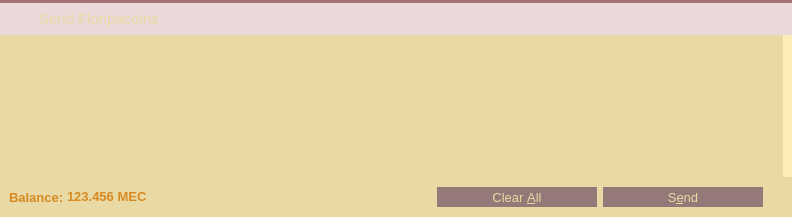
<?xml version="1.0" encoding="UTF-8"?>
<ui version="4.0">
 <class>SendCoinsDialog</class>
 <widget class="QDialog" name="SendCoinsDialog">
  <property name="geometry">
   <rect>
    <x>0</x>
    <y>0</y>
    <width>792</width>
    <height>217</height>
   </rect>
  </property>
  <property name="palette">
   <palette>
    <active>
     <colorrole role="Button">
      <brush brushstyle="SolidPattern">
       <color alpha="255">
        <red>233</red>
        <green>217</green>
        <blue>216</blue>
       </color>
      </brush>
     </colorrole>
     <colorrole role="Base">
      <brush brushstyle="SolidPattern">
       <color alpha="255">
        <red>214</red>
        <green>234</green>
        <blue>235</blue>
       </color>
      </brush>
     </colorrole>
     <colorrole role="Window">
      <brush brushstyle="SolidPattern">
       <color alpha="255">
        <red>233</red>
        <green>217</green>
        <blue>216</blue>
       </color>
      </brush>
     </colorrole>
    </active>
    <inactive>
     <colorrole role="Button">
      <brush brushstyle="SolidPattern">
       <color alpha="255">
        <red>233</red>
        <green>217</green>
        <blue>216</blue>
       </color>
      </brush>
     </colorrole>
     <colorrole role="Base">
      <brush brushstyle="SolidPattern">
       <color alpha="255">
        <red>214</red>
        <green>234</green>
        <blue>235</blue>
       </color>
      </brush>
     </colorrole>
     <colorrole role="Window">
      <brush brushstyle="SolidPattern">
       <color alpha="255">
        <red>233</red>
        <green>217</green>
        <blue>216</blue>
       </color>
      </brush>
     </colorrole>
    </inactive>
    <disabled>
     <colorrole role="Button">
      <brush brushstyle="SolidPattern">
       <color alpha="255">
        <red>233</red>
        <green>217</green>
        <blue>216</blue>
       </color>
      </brush>
     </colorrole>
     <colorrole role="Base">
      <brush brushstyle="SolidPattern">
       <color alpha="255">
        <red>233</red>
        <green>217</green>
        <blue>216</blue>
       </color>
      </brush>
     </colorrole>
     <colorrole role="Window">
      <brush brushstyle="SolidPattern">
       <color alpha="255">
        <red>233</red>
        <green>217</green>
        <blue>216</blue>
       </color>
      </brush>
     </colorrole>
    </disabled>
   </palette>
  </property>
  <property name="windowTitle">
   <string>Send Coins</string>
  </property>
  <property name="styleSheet">
   <string notr="true"/>
  </property>
  <layout class="QVBoxLayout" name="verticalLayout">
   <property name="spacing">
    <number>0</number>
   </property>
   <property name="margin">
    <number>0</number>
   </property>
   <item>
    <widget class="Line" name="line_7">
     <property name="styleSheet">
      <string notr="true">background-color: #A37276;</string>
     </property>
     <property name="frameShadow">
      <enum>QFrame::Raised</enum>
     </property>
     <property name="lineWidth">
      <number>0</number>
     </property>
     <property name="orientation">
      <enum>Qt::Horizontal</enum>
     </property>
    </widget>
   </item>
   <item>
    <widget class="QWidget" name="wSendMegsHeader" native="true">
     <property name="minimumSize">
      <size>
       <width>0</width>
       <height>32</height>
      </size>
     </property>
     <property name="maximumSize">
      <size>
       <width>16777215</width>
       <height>32</height>
      </size>
     </property>
     <property name="styleSheet">
      <string notr="true"/>
     </property>
     <property name="is_header" stdset="0">
      <bool>true</bool>
     </property>
     <layout class="QHBoxLayout" name="horizontalLayout_15">
      <property name="margin">
       <number>0</number>
      </property>
      <item>
       <spacer name="horizontalSpacer_20">
        <property name="orientation">
         <enum>Qt::Horizontal</enum>
        </property>
        <property name="sizeType">
         <enum>QSizePolicy::Fixed</enum>
        </property>
        <property name="sizeHint" stdset="0">
         <size>
          <width>3</width>
          <height>20</height>
         </size>
        </property>
       </spacer>
      </item>
      <item>
       <widget class="QLabel" name="label_29">
        <property name="sizePolicy">
         <sizepolicy hsizetype="Preferred" vsizetype="Preferred">
          <horstretch>0</horstretch>
          <verstretch>0</verstretch>
         </sizepolicy>
        </property>
        <property name="minimumSize">
         <size>
          <width>30</width>
          <height>30</height>
         </size>
        </property>
        <property name="maximumSize">
         <size>
          <width>30</width>
          <height>30</height>
         </size>
        </property>
        <property name="text">
         <string/>
        </property>
        <property name="pixmap">
         <pixmap resource="../res.qrc">:/res/upload.png</pixmap>
        </property>
       </widget>
      </item>
      <item>
       <widget class="QLabel" name="label_30">
        <property name="font">
         <font>
          <pointsize>11</pointsize>
          <stylestrategy>PreferAntialias</stylestrategy>
         </font>
        </property>
        <property name="styleSheet">
         <string notr="true">QLabel {
	color: #e9d9a4;
}</string>
        </property>
        <property name="text">
         <string>Send Floripacoins</string>
        </property>
       </widget>
      </item>
     </layout>
    </widget>
   </item>
   <item>
    <widget class="QScrollArea" name="scrollArea">
     <property name="styleSheet">
      <string notr="true"> QScrollBar:vertical {
     border: 0px solid grey;
     background: white;
     width: 9px;
     margin: 0px 0px 0 0px;
 }
 QScrollBar::handle:vertical {
     background: #fdeeb8;
     min-width: 20px;
 }</string>
     </property>
     <property name="frameShape">
      <enum>QFrame::NoFrame</enum>
     </property>
     <property name="verticalScrollBarPolicy">
      <enum>Qt::ScrollBarAlwaysOn</enum>
     </property>
     <property name="widgetResizable">
      <bool>true</bool>
     </property>
     <widget class="QWidget" name="scrollAreaWidgetContents">
      <property name="geometry">
       <rect>
        <x>0</x>
        <y>0</y>
        <width>783</width>
        <height>142</height>
       </rect>
      </property>
      <property name="styleSheet">
       <string notr="true">#scrollAreaWidgetContents {
	background-color: #e9d9a4;
}</string>
      </property>
      <layout class="QVBoxLayout" name="verticalLayout_2">
       <property name="leftMargin">
        <number>0</number>
       </property>
       <property name="topMargin">
        <number>1</number>
       </property>
       <property name="rightMargin">
        <number>0</number>
       </property>
       <property name="bottomMargin">
        <number>0</number>
       </property>
       <item>
        <layout class="QVBoxLayout" name="entries">
         <property name="spacing">
          <number>6</number>
         </property>
        </layout>
       </item>
       <item>
        <spacer name="verticalSpacer">
         <property name="orientation">
          <enum>Qt::Vertical</enum>
         </property>
         <property name="sizeHint" stdset="0">
          <size>
           <width>20</width>
           <height>40</height>
          </size>
         </property>
        </spacer>
       </item>
      </layout>
     </widget>
    </widget>
   </item>
   <item>
    <widget class="QWidget" name="wContainer" native="true">
     <property name="styleSheet">
      <string notr="true">#wContainer {
	background-color: #e9d9a4;
}</string>
     </property>
     <layout class="QHBoxLayout" name="horizontalLayout_3">
      <property name="topMargin">
       <number>10</number>
      </property>
      <property name="bottomMargin">
       <number>10</number>
      </property>
     <item>
       <layout class="QHBoxLayout" name="horizontalLayout_2">
        <property name="spacing">
         <number>3</number>
        </property>
        <item>
         <widget class="QLabel" name="label">
          <property name="font">
           <font>
            <pointsize>10</pointsize>
            <weight>75</weight>
            <bold>true</bold>
           </font>
       </property>
       <property name="styleSheet">
           <string notr="true">QLabel {
	color: #d78a20;
}</string>
       </property>
       <property name="text">
           <string>Balance:</string>
          </property>
         </widget>
        </item>
        <item>
         <widget class="QLabel" name="labelBalance">
          <property name="font">
           <font>
            <pointsize>10</pointsize>
            <weight>75</weight>
            <bold>true</bold>
           </font>
          </property>
          <property name="cursor">
           <cursorShape>IBeamCursor</cursorShape>
          </property>
          <property name="styleSheet">
           <string notr="true">QLabel {
	color: #d78a20;
}</string>
       </property>
          <property name="text">
           <string>123.456 MEC</string>
       </property>
          <property name="textInteractionFlags">
           <set>Qt::LinksAccessibleByMouse|Qt::TextSelectableByKeyboard|Qt::TextSelectableByMouse</set>
       </property>
      </widget>
     </item>
       </layout>
      </item>
     <item>
       <spacer name="horizontalSpacer_4">
       <property name="orientation">
        <enum>Qt::Horizontal</enum>
       </property>
       <property name="sizeHint" stdset="0">
        <size>
         <width>40</width>
         <height>20</height>
        </size>
       </property>
      </spacer>
     </item>
     <item>
      <widget class="QPushButton" name="clearButton">
        <property name="font">
         <font>
          <pointsize>10</pointsize>
          <stylestrategy>PreferAntialias</stylestrategy>
         </font>
       </property>
       <property name="toolTip">
        <string>Remove all transaction fields</string>
       </property>
       <property name="styleSheet">
        <string notr="true">QPushButton {
	background-color: #947978;
	color: #e9d9a4;
	border: 0px solid gray;
	max-height: 20px;
	min-height: 20px;
	max-width: 160px;
	min-width: 160px;
}

QPushButton:hover {
	background-color: #d78a20;
}

QPushButton:pressed:flat {
	background-color: #d78a20;
}</string>
       </property>
       <property name="text">
        <string>Clear &amp;All</string>
       </property>
       <property name="autoDefault">
        <bool>false</bool>
       </property>
        <property name="default">
         <bool>false</bool>
       </property>
        <property name="flat">
         <bool>true</bool>
         </property>
        </widget>
       </item>
     <item>
      <widget class="QPushButton" name="sendButton">
        <property name="font">
         <font>
          <pointsize>10</pointsize>
          <stylestrategy>PreferAntialias</stylestrategy>
         </font>
       </property>
       <property name="toolTip">
        <string>Confirm the send action</string>
       </property>
       <property name="styleSheet">
        <string notr="true">QPushButton {
	background-color: #947978;
	color: #e9d9a4;
	border: 0px solid gray;
	max-height: 20px;
	min-height: 20px;
	max-width: 160px;
	min-width: 160px;
}

QPushButton:hover {
	background-color: #d78a20;
}

QPushButton:pressed:flat {
	background-color: #d78a20;
}</string>
       </property>
       <property name="text">
        <string>S&amp;end</string>
       </property>
        <property name="default">
         <bool>true</bool>
       </property>
        <property name="flat">
        <bool>true</bool>
       </property>
      </widget>
     </item>
      <item>
       <spacer name="horizontalSpacer_5">
        <property name="orientation">
         <enum>Qt::Horizontal</enum>
        </property>
        <property name="sizeType">
         <enum>QSizePolicy::Fixed</enum>
        </property>
        <property name="sizeHint" stdset="0">
         <size>
          <width>20</width>
          <height>20</height>
         </size>
        </property>
       </spacer>
      </item>
    </layout>
    </widget>
   </item>
  </layout>
 </widget>
 <resources>
  <include location="../res.qrc"/>
 </resources>
 <connections/>
</ui>
